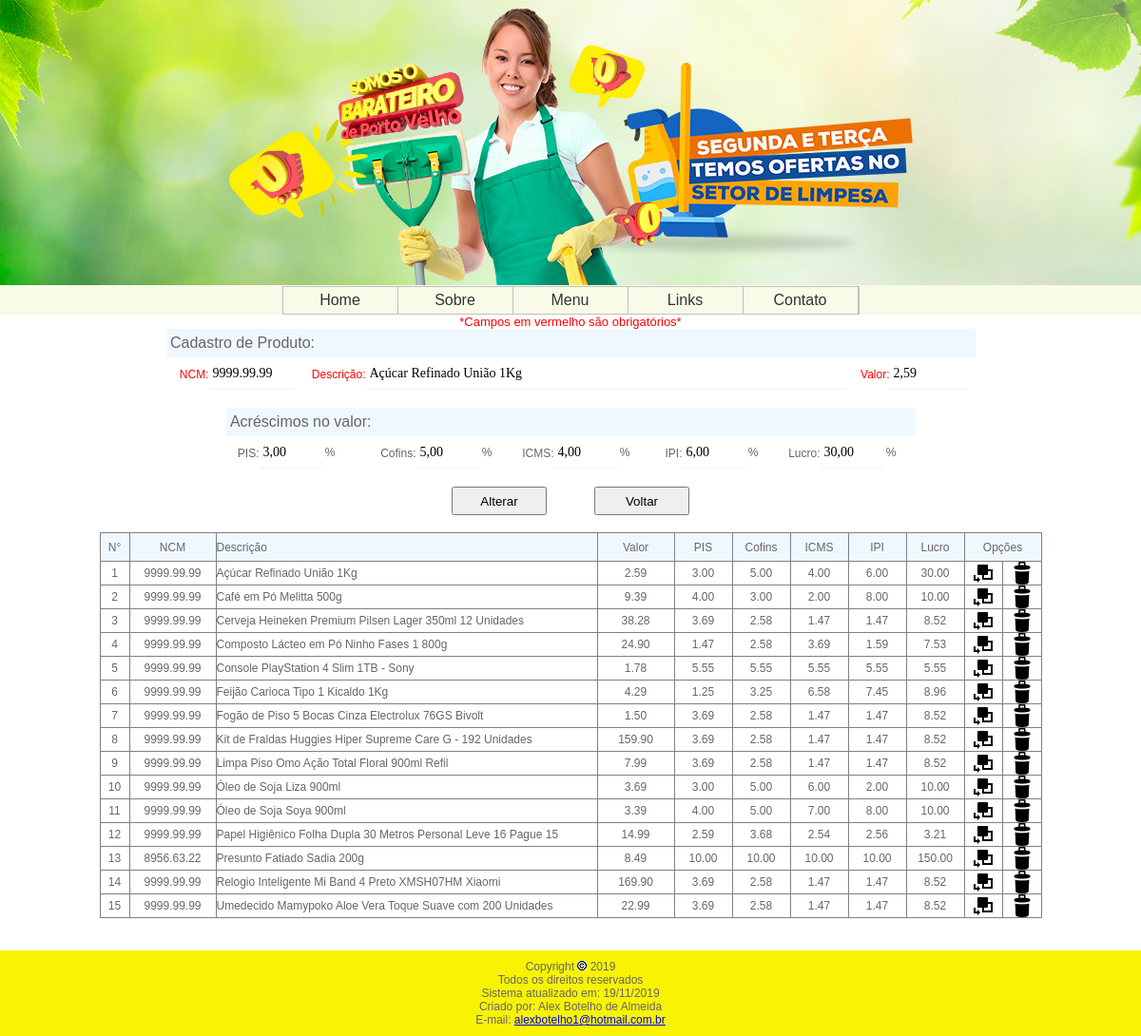
/produto.php?id=36, run on the app's committed database.
### tables this page shows
CREATE TABLE IF NOT EXISTS `se_produtos` (
`pdt_id` int(8) NOT NULL,
  `pdt_ncm` varchar(10) NOT NULL,
  `pdt_desc` varchar(255) NOT NULL,
  `pdt_valor` decimal(8,2) NOT NULL,
  `pdt_pis` decimal(5,2) DEFAULT '0.00',
  `pdt_cofins` decimal(5,2) DEFAULT '0.00',
  `pdt_icms` decimal(5,2) DEFAULT '0.00',
  `pdt_ipi` decimal(5,2) DEFAULT '0.00',
  `pdt_lucro` decimal(5,2) DEFAULT '0.00'
);

### produto.php (called while the page is built)
<?php
include 'conexao.php';
include 'header.php';
include 'menu.php';
include 'produto_body.php';
include 'footer.php';
?>

### produto_body.php (the view, shortened to what this page needs)
<?php
if (isset($_POST['add']) or isset($_POST['alt'])) {
    if ($_POST['ncm'] == "" or $_POST['desc'] == "" or $_POST['desc'] == "") {
        echo "<br><br><br><br><br>";
        echo "<center><font style='Arial' size='3' color='red'>Campos obrigatórios sem preenchimento!</font><br>";
        echo "<br><br><br><br><br>";
        echo "<meta http-equiv='refresh' content='2;URL=produto.php'>";
    } else {
        if (isset($_POST['add'])) {
            $ncm = $_POST['ncm'];
            $desc = $_POST['desc'];
            $valor = str_replace(",", ".", $_POST['valor']);
            $pis = str_replace(",", ".", $_POST['pis']);
            $cofins = str_replace(",", ".", $_POST['cofins']);
            $icms = str_replace(",", ".", $_POST['icms']);
            $ipi = str_replace(",", ".", $_POST['ipi']);
            $lucro = str_replace(",", ".", $_POST['lucro']);
            $sql = "INSERT INTO se_produtos (pdt_ncm,pdt_desc,pdt_valor,pdt_pis,pdt_cofins,pdt_icms,pdt_ipi,pdt_lucro) VALUES ('$ncm','$desc','$valor','$pis','$cofins','$icms','$ipi','$lucro')";
            mysql_query($sql, $con) or die ("<font style=Arial color=red>Houve um erro na gravação dos dados</font>");
            mysql_close();
            echo "<br><br><br><br><br>";
            echo "<center><font style='Arial' size='3' color='green'>Produto adicionado com sucesso!</font><br>";
            echo "<br><br><br><br><br>";
            echo "<meta http-equiv='refresh' content='1;URL=produto.php'>";
        } else {
            $ncm = $_POST['ncm'];
            $desc = $_POST['desc'];
            $valor = str_replace(",", ".", $_POST['valor']);
            $pis = str_replace(",", ".", $_POST['pis']);
            $cofins = str_replace(",", ".", $_POST['cofins']);
            $icms = str_replace(",", ".", $_POST['icms']);
            $ipi = str_replace(",", ".", $_POST['ipi']);
            $lucro = str_replace(",", ".", $_POST['lucro']);
            $sql = "UPDATE se_produtos SET pdt_ncm='$ncm',pdt_desc='$desc',pdt_valor='$valor',pdt_pis='$pis',pdt_cofins='$cofins',pdt_icms='$icms',pdt_ipi='$ipi',pdt_lucro='$lucro' WHERE pdt_id=$_GET[id]";
            mysql_query($sql, $con) or die ("<font style=Arial color=red>Houve um erro na gravação dos dados</font>");
            mysql_close();
            echo "<br><br><br><br><br>";
            echo "<center><font style='Arial' size='3' color='green'>Produto alterado com sucesso!</font><br>";
            echo "<br><br><br><br><br>";
            echo "<meta http-equiv='refresh' content='1;URL=produto.php'>";
        }
    }
} else {
    if (isset($_GET['id'])) {
        $sql = "SELECT * FROM se_produtos WHERE pdt_id=$_GET[id]";
        $consulta = mysql_query($sql, $con);
        $dados = mysql_fetch_array($consulta);
        $ncm = $dados['pdt_ncm'];
        $desc = $dados['pdt_desc'];
        $valor = $dados['pdt_valor'];
        $pis = $dados['pdt_pis'];
        $cofins = $dados['pdt_cofins'];
        $icms = $dados['pdt_icms'];
        $ipi = $dados['pdt_ipi'];
        $lucro = $dados['pdt_lucro'];
    }
?>
<center>
    <font color="red" size="2">*Campos em vermelho são obrigatórios*</font>
    <form name="form" action='produto.php<?php if (isset($_GET['id'])) {echo "?id=".$_GET['id']."";} ?>' method='POST'>
        <table border="0" cellspacing="0" cellpadding="0">
            <tr>
                <td height="30" bgcolor="#f0f8ff">&nbsp;Cadastro de Produto:</td>
            </tr>
            <tr>
                <td height="35">
                    <table border="0" cellpadding="0" cellspacing="0" style="border-collapse: collapse; vertical-align: middle; font-size: 12px; font-family: Verdana, Arial, Helvetica, sans-serif">
                        <tr height="30">
                            <td width="45" align="right"><font color="red">NCM:</font></td>
                            <td width="90"><input type="text" class="ncm" name="ncm" maxlength="8" size="8" value="<?php echo $ncm ?>"></td>
                            <td width="75" align="right"><font color="red">Descrição:</font></td>
                            <td width="455"><input type="text" name="desc" maxlength="300" size="60" value="<?php echo $desc ?>"></td>
                            <td width="45" align="right"><font color="red">Valor:</font></td>
                            <td width="90"><input type="text" class="money" name="valor" maxlength="8" size="7" value="<?php echo $valor ?>"></td>
                        </tr>
                    </table>
                </td>
            </tr>
        </table>
        <br>
        <table border="0" cellspacing="0" cellpadding="0">
            <tr>
                <td height="30" bgcolor="#f0f8ff">&nbsp;Acréscimos no valor:</td>
            </tr>
            <tr>
                <td height="35">
                    <table border="0" cellpadding="0" cellspacing="0" style="border-collapse: collapse; vertical-align: middle; font-size: 12px; font-family: Verdana, Arial, Helvetica, sans-serif">
                        <tr>
                            <td width="35" align="right">PIS:</td>
                            <td width="100"><input type="text" class="percent" name="pis" maxlength="6" size="5" value="<?php echo $pis ?>">&nbsp;%
                            </td>
                            <td width="65" align="right">Cofins:</td>
                            <td width="100"><input type="text" class="percent" name="cofins" maxlength="6" size="5" value="<?php echo $cofins ?>">&nbsp;%
                            </td>
                            <td width="45" align="right">ICMS:</td>
                            <td width="100"><input type="text" class="percent" name="icms" maxlength="6" size="5" value="<?php echo $icms ?>">&nbsp;%
                            </td>
                            <td width="35" align="right">IPI:</td>
                            <td width="100"><input type="text" class="percent" name="ipi" maxlength="6" size="5" value="<?php echo $ipi ?>">&nbsp;%
                            </td>
                            <td width="45" align="right">Lucro:</td>
                            <td width="100"><input type="text" class="percent" name="lucro" maxlength="6" size="5" value="<?php echo $lucro ?>">&nbsp;%
                            </td>
                        </tr>
                    </table>
                </td>
            </tr>
        </table>
        <br>
        <table border="0" width="300" cellspacing="0" cellpadding="0">
            <tr>
                <?php
                    if (isset($_GET['id'])) {
                        echo "<td align='center'><input type='hidden' name='alt' value='1'><input class='button' type='Submit' value='Alterar'></form></td><form name='form' action='produto.php' method='POST'><td align='center'><input class='button' type='submit' value='Voltar'></td></form></form>";
                    } else {
                        echo "<td align='center'><input type='hidden' name='add' value='1'><input class='button' type='Submit' value='Salvar'></td><td align='center'><input class='button' type='reset' value='Limpar'></td></form>";
                    }
                ?>
    <br>
    <table border="1" cellpadding="0" cellspacing="0" style="border-collapse: collapse; vertical-align: middle; font-size: 12px; font-family: Verdana, Arial, Helvetica, sans-serif">
        <tr height="30" bgcolor="#f0f8ff">
            <td width="30" align="center">N°</td>
            <td width="90" align="center">NCM</td>
            <td width="400">Descrição</td>
            <td width="80" align="center">Valor</td>
            <td width="60" align="center">PIS</td>
            <td width="60" align="center">Cofins</td>
            <td width="60" align="center">ICMS</td>
            <td width="60" align="center">IPI</td>
            <td width="60" align="center">Lucro</td>
            <td width="80" align="center" colspan="2">Opções</td>
        </tr>
        <?php
            $sql = "SELECT * FROM se_produtos order by pdt_desc ASC";
            $consulta=mysql_query($sql, $con); $x="1";
            while ($dados = mysql_fetch_array($consulta)) {
                echo "<tr>
                    <td align='center'>".$x."</td>
                    <td align='center'>".$dados['pdt_ncm']."</td>
                    <td>".$dados['pdt_desc']."</td>
                    <td align='center'>".$dados['pdt_valor']."</td>
                    <td align='center'>".$dados['pdt_pis']."</td>
                    <td align='center'>".$dados['pdt_cofins']."</td>
                    <td align='center'>".$dados['pdt_icms']."</td>
                    <td align='center'>".$dados['pdt_ipi']."</td>
                    <td align='center'>".$dados['pdt_lucro']."</td>
                    <td align='center'><a href='produto.php?id=".$dados['pdt_id']."'><img src='imagens/site/alt.png'></a></td>
                    <td align='center'><img onclick='confirma(50)' src='imagens/site/del.png'></td>
                </tr>";
            $x++;}
        ?>
    </table>
<br>
</center>
    <?php
}
    ?>

### css/script.css (style rules this page uses)
html, body, body div, span, object, h1, h2, h3, h4, h5, h6, p, blockquote, pre, abbr, address, cite, code, del, dfn, em, img, ins, kbd, q, samp, small, strong, sub, sup, var, b, i, dl, dt, dd, ol, ul, li, fieldset, label, legend, caption, article, aside, figure, footer, header, menu, nav, section, time, mark, audio, video, details, summary { margin: 0; padding: 0px 0px 0px 0px; font-size: 100%; font-weight: normal; vertical-align: baseline; background: transparent }
html, body { height: 100% }
html { overflow-y: scroll; -moz-user-select: -moz-none; -ms-user-select: none; -webkit-user-select: none; user-select: none }
input.button { width: 100px; height: 30px; }
input[type=text], input[type=email] { -moz-appearance: none; -webkit-appearance: none; outline: none; border: none; border-bottom: 1px solid #EFF3F7; font-family: "Roboto Mono"; font-size: 14px; padding: 8px 4px; }

### data on the page
se_produtos: ncm "9999.99.99", desc "Açúcar Refinado União 1Kg", valor "2,59", pis "3,00", cofins "5,00", icms "4,00", ipi "6,00", lucro "30,00", pdt_ncm "9999.99.99", pdt_desc "Açúcar Refinado União 1Kg", pdt_valor "2.59", pdt_pis "3.00", pdt_cofins "5.00", pdt_icms "4.00", pdt_ipi "6.00", pdt_lucro "30.00"
se_produtos: pdt_ncm "9999.99.99", pdt_desc "Café em Pó Melitta 500g", pdt_valor "9.39", pdt_pis "4.00", pdt_cofins "3.00", pdt_icms "2.00", pdt_ipi "8.00", pdt_lucro "10.00"
se_produtos: pdt_ncm "9999.99.99", pdt_desc "Cerveja Heineken Premium Pilsen Lager 350ml 12 Unidades", pdt_valor "38.28", pdt_pis "3.69", pdt_cofins "2.58", pdt_icms "1.47", pdt_ipi "1.47", pdt_lucro "8.52"
se_produtos: pdt_ncm "9999.99.99", pdt_desc "Composto Lácteo em Pó Ninho Fases 1 800g", pdt_valor "24.90", pdt_pis "1.47", pdt_cofins "2.58", pdt_icms "3.69", pdt_ipi "1.59", pdt_lucro "7.53"
se_produtos: pdt_ncm "9999.99.99", pdt_desc "Console PlayStation 4 Slim 1TB - Sony", pdt_valor "1.78", pdt_pis "5.55", pdt_cofins "5.55", pdt_icms "5.55", pdt_ipi "5.55", pdt_lucro "5.55"
se_produtos: pdt_ncm "9999.99.99", pdt_desc "Feijão Carioca Tipo 1 Kicaldo 1Kg", pdt_valor "4.29", pdt_pis "1.25", pdt_cofins "3.25", pdt_icms "6.58", pdt_ipi "7.45", pdt_lucro "8.96"
se_produtos: pdt_ncm "9999.99.99", pdt_desc "Fogão de Piso 5 Bocas Cinza Electrolux 76GS Bivolt", pdt_valor "1.50", pdt_pis "3.69", pdt_cofins "2.58", pdt_icms "1.47", pdt_ipi "1.47", pdt_lucro "8.52"
se_produtos: pdt_ncm "9999.99.99", pdt_desc "Kit de Fraldas Huggies Hiper Supreme Care G - 192 Unidades", pdt_valor "159.90", pdt_pis "3.69", pdt_cofins "2.58", pdt_icms "1.47", pdt_ipi "1.47", pdt_lucro "8.52"
se_produtos: pdt_ncm "9999.99.99", pdt_desc "Limpa Piso Omo Ação Total Floral 900ml Refil", pdt_valor "7.99", pdt_pis "3.69", pdt_cofins "2.58", pdt_icms "1.47", pdt_ipi "1.47", pdt_lucro "8.52"
se_produtos: pdt_ncm "9999.99.99", pdt_desc "Óleo de Soja Liza 900ml", pdt_valor "3.69", pdt_pis "3.00", pdt_cofins "5.00", pdt_icms "6.00", pdt_ipi "2.00", pdt_lucro "10.00"
se_produtos: pdt_ncm "9999.99.99", pdt_desc "Óleo de Soja Soya 900ml", pdt_valor "3.39", pdt_pis "4.00", pdt_cofins "5.00", pdt_icms "7.00", pdt_ipi "8.00", pdt_lucro "10.00"
se_produtos: pdt_ncm "9999.99.99", pdt_desc "Papel Higiênico Folha Dupla 30 Metros Personal Leve 16 Pague 15", pdt_valor "14.99", pdt_pis "2.59", pdt_cofins "3.68", pdt_icms "2.54", pdt_ipi "2.56", pdt_lucro "3.21"
se_produtos: pdt_ncm "8956.63.22", pdt_desc "Presunto Fatiado Sadia 200g", pdt_valor "8.49", pdt_pis "10.00", pdt_cofins "10.00", pdt_icms "10.00", pdt_ipi "10.00", pdt_lucro "150.00"
se_produtos: pdt_ncm "9999.99.99", pdt_desc "Relogio Inteligente Mi Band 4 Preto XMSH07HM Xiaomi", pdt_valor "169.90", pdt_pis "3.69", pdt_cofins "2.58", pdt_icms "1.47", pdt_ipi "1.47", pdt_lucro "8.52"
se_produtos: pdt_ncm "9999.99.99", pdt_desc "Umedecido Mamypoko Aloe Vera Toque Suave com 200 Unidades", pdt_valor "22.99", pdt_pis "3.69", pdt_cofins "2.58", pdt_icms "1.47", pdt_ipi "1.47", pdt_lucro "8.52"
